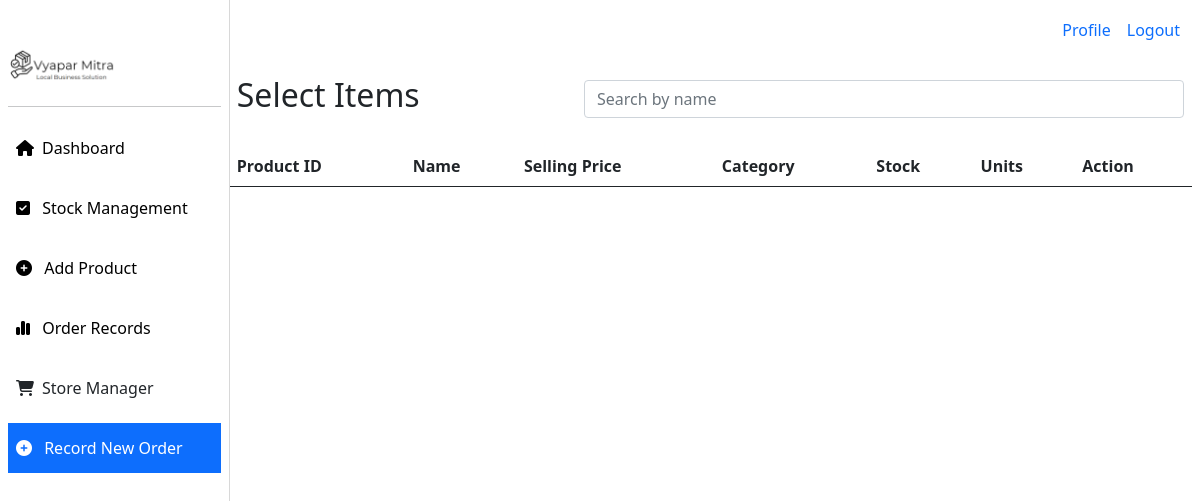
Page /products/catalog/ (signed in) on the earlier database version.
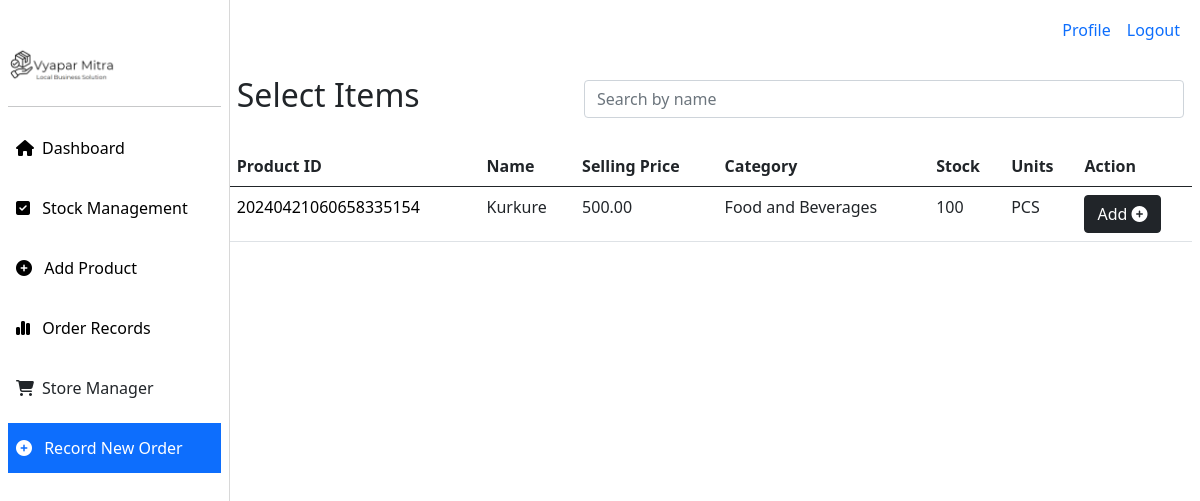
Same page on the later database version.
### products/models.py (models this page shows, shortened)
class Product(models.Model):
    name = models.CharField(max_length=255)
    description = models.TextField()
    cost_price = models.DecimalField(max_digits=10, decimal_places=2)
    selling_price = models.DecimalField(max_digits=10, decimal_places=2)
    stock = models.IntegerField(default=0)
    created_at = models.DateTimeField(auto_now_add=True)
    updated_at = models.DateTimeField(auto_now=True)
    category = models.ForeignKey('Category', on_delete=models.CASCADE)
    unique_id = models.CharField(max_length=255, unique=True)
    gst = models.DecimalField(max_digits=10, decimal_places=2, default=0)
    units = models.CharField(max_length=255, default='pcs')
    image = models.ImageField(upload_to='products/', default='products/default.jpg')
    account  = models.ForeignKey('accounts.Account', on_delete=models.CASCADE, null=True, blank=True)
    is_active = models.BooleanField(default=True)

class Category(models.Model):
    name = models.CharField(max_length=255)
    description = models.TextField()
    created_at = models.DateTimeField(auto_now_add=True)
    updated_at = models.DateTimeField(auto_now=True)
    def __str__(self):
        return self.name

### products/views.py (the view)
# urls.py: path("catalog/", views.product_catalog, name="catalog"),
def product_catalog(request):
    products = Product.objects.filter(account__user=request.user)
    return render(request, 'products/catalog.html', {'products': products})

### templates/products/catalog.html (shortened to what this page needs)
{% extends "home/base.html" %}
{% block content %}
<div class="d-flex" style="min-width: 100vw;">
    <div style="width: 230px;">
        {% include 'home/sidebar.html' %}
    </div>
    <div style="width:85vw;">
        {% include 'home/topbar.html' %}
        <div class=" p-3 d-flex justify-content-between align-items-center"
           >
            <h2>Select Items</h2>
            <div class="d-flex">
                <form action="{% url 'search-products-catalog' %}" method="POST">
                    <input type="text" name="search" class="form-control" placeholder="Search by name" style="width:600px">
                </form>
            </div>
        </div>
        <div class="p-2"  >
            <table class="table">
                <tr>
                    <th>Product ID</th>
                    <th>Name</th>
                    <th>Selling Price</th>
                    <th>Category</th>
                    <th>Stock</th>
                    <th>Units</th>
                    <th>Action</th>
                </tr>
                <tbody>
                    {% for product in products %}
                    <tr>
                        <td><a href="{% url 'edit-product' product.id %}">{{product.unique_id}}</a></td>
                        <td>{{product.name}}</td>
                        <td>{{product.selling_price}}</td>
                        <td>{{product.category}}</td>
                        <td>{{product.stock}}</td>
                        <td>{{product.units}}</td>
                        <td><a href="{% url 'add-to-cart' product.id %}"><button class="btn btn-dark">Add <i class="fa fa-plus-circle" aria-hidden="true"></i></button></a></td>
                    </tr>
                    {% endfor %}
                </tbody>
            </table>
        </div>
    </div>
</div>
{% endblock content %}

Differences in the rows shown:
added Product: unique_id "20240421060658335154", name "Kurkure", selling_price "500.00", category "Food and Beverages", stock "100", units "PCS"
